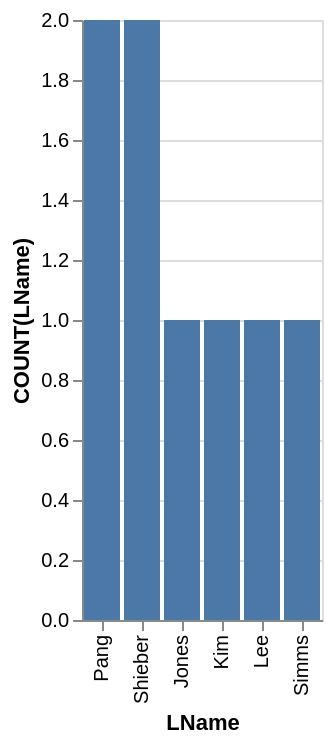

Write a Vega-Lite specification for this figure.
### Vega-Lite specification from a JSON file in a GitHub repository (floating-point values rounded to 4 significant figures)
{"data": {"values": [{"x_data": "Jones", "y_data": 1}, {"x_data": "Kim", "y_data": 1}, {"x_data": "Lee", "y_data": 1}, {"x_data": "Pang", "y_data": 2}, {"x_data": "Shieber", "y_data": 2}, {"x_data": "Simms", "y_data": 1}]}, "mark": "bar", "encoding": {"x": {"field": "x_data", "type": "nominal", "title": "LName", "sort": {"op": "sum", "field": "y_data", "order": "descending"}}, "y": {"field": "y_data", "type": "quantitative", "title": "COUNT(LName)"}}}
